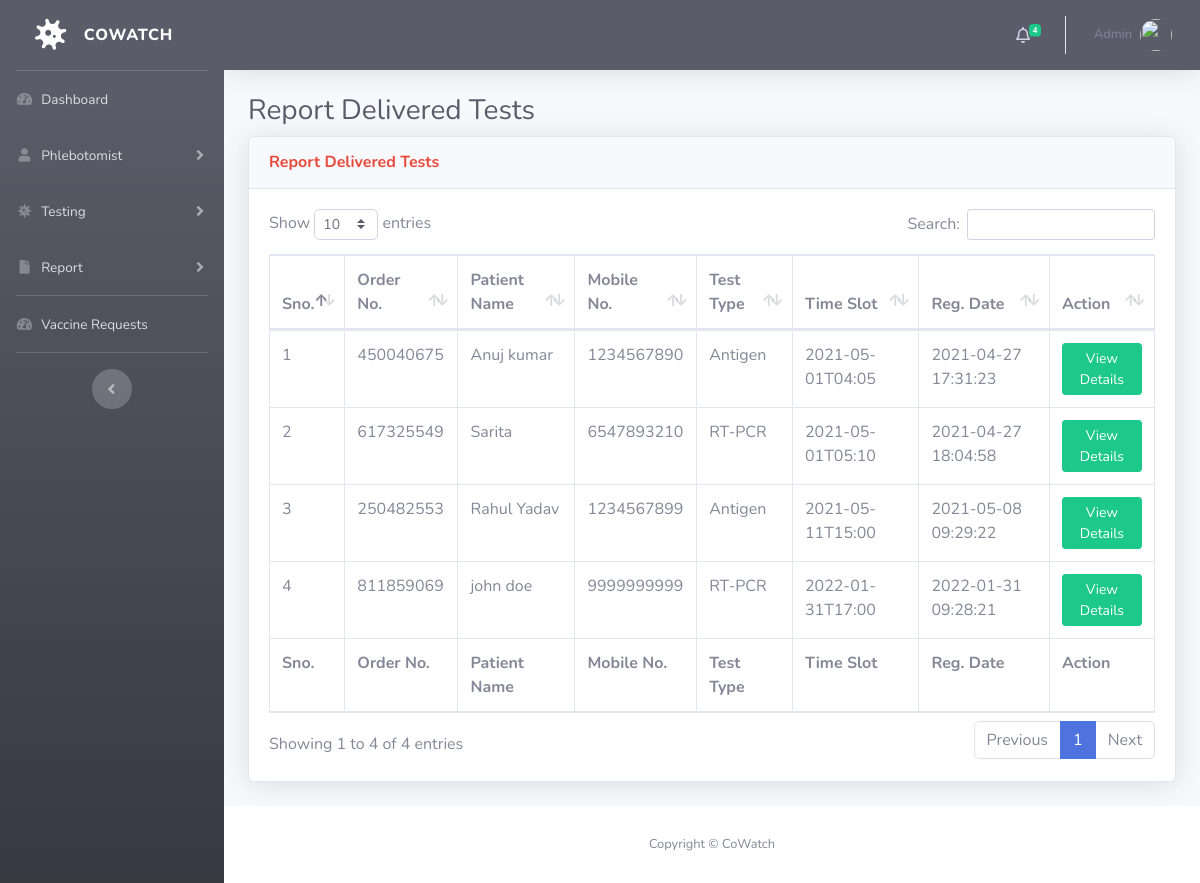
Screenshot of /reportdelivered-test.php (signed in) with the database file from the repository.
### tables this page shows
CREATE TABLE `tbltestrecord` (
  `id` int(11) NOT NULL,
  `OrderNumber` bigint(14) DEFAULT NULL,
  `PatientMobileNumber` bigint(14) DEFAULT NULL,
  `TestType` varchar(100) DEFAULT NULL,
  `TestTimeSlot` varchar(120) DEFAULT NULL,
  `ReportStatus` varchar(100) DEFAULT NULL,
  `FinalReport` varchar(150) DEFAULT NULL,
  `ReportUploadTime` varchar(200) DEFAULT NULL,
  `RegistrationDate` timestamp NULL DEFAULT current_timestamp(),
  `AssignedtoEmpId` varchar(150) DEFAULT NULL,
  `AssigntoName` varchar(180) DEFAULT NULL,
  `AssignedTime` varchar(100) DEFAULT NULL,
  `vac` tinyint(1) NOT NULL DEFAULT 0
);

CREATE TABLE `tblpatients` (
  `id` int(11) NOT NULL,
  `FullName` varchar(120) DEFAULT NULL,
  `MobileNumber` bigint(12) DEFAULT NULL,
  `DateOfBirth` date DEFAULT NULL,
  `GovtIssuedId` varchar(150) DEFAULT NULL,
  `GovtIssuedIdNo` varchar(150) DEFAULT NULL,
  `FullAddress` varchar(255) DEFAULT NULL,
  `State` varchar(200) DEFAULT NULL,
  `RegistrationDate` timestamp NOT NULL DEFAULT current_timestamp()
);

### reportdelivered-test.php (the view, shortened to what this page needs)
<?php session_start();
include_once('includes/config.php');
if (strlen($_SESSION['aid']==0)) {
  header('location:logout.php');
  } else{
?>
<!DOCTYPE html>
<html lang="en">
<head>
    <link href="vendor/fontawesome-free/css/all.min.css" rel="stylesheet" type="text/css">
    <link href="css/sb-admin-2.min.css" rel="stylesheet">
    <link href="vendor/datatables/dataTables.bootstrap4.min.css" rel="stylesheet">
</head>
<body id="page-top">
    <div id="wrapper">
  <?php include_once('includes/sidebar.php');?>
        <div id="content-wrapper" class="d-flex flex-column">
            <div id="content">
<?php include_once('includes/topbar.php');?>
                <div class="container-fluid">
                    <h1 class="h3 mb-2 text-gray-800">Report Delivered Tests</h1>
                    <div class="card shadow mb-4">
                        <div class="card-header py-3">
                            <h6 class="m-0 font-weight-bold text-danger">Report Delivered Tests</h6>
                        </div>
                        <div class="card-body">
                            <div class="table-responsive">
                                <form name="assignto" method="post">
                    <table class="table table-bordered" id="dataTable" width="100%" cellspacing="0">
                                    <thead>
                                        <tr>
                                            <th>Sno.</th>
                                            <th>Order No.</th>
                                            <th>Patient Name</th>
                                            <th>Mobile No.</th>
                                            <th>Test Type</th>
                                            <th>Time Slot</th>
                                            <th>Reg. Date</th>
                                            <th>Action</th>
                                        </tr>
                                    </thead>
                                      <tfoot>
                                            <tr>
                                            <th>Sno.</th>
                                            <th>Order No.</th>
                                            <th>Patient Name</th>
                                            <th>Mobile No.</th>
                                            <th>Test Type</th>
                                            <th>Time Slot</th>
                                            <th>Reg. Date</th>
                                            <th>Action</th>
                                        </tr>
                                    </tfoot>
                                    <tbody>
<?php $query=mysqli_query($con,"select tbltestrecord.OrderNumber,tblpatients.FullName,tblpatients.MobileNumber,tbltestrecord.TestType,tbltestrecord.TestTimeSlot,tbltestrecord.RegistrationDate,tbltestrecord.id as testid from tbltestrecord
join tblpatients on tblpatients.MobileNumber=tbltestrecord.PatientMobileNumber
where ReportStatus='Delivered'
    ");
$cnt=1;
while($row=mysqli_fetch_array($query)){
?>
                                        <tr>
                                            <td><?php echo $cnt;?></td>
                                            <td><?php echo $row['OrderNumber'];?></td>
                                            <td><?php echo $row['FullName'];?></td>
                                            <td><?php echo $row['MobileNumber'];?></td>
                                            <td><?php echo $row['TestType'];?></td>
                                            <td><?php echo $row['TestTimeSlot'];?></td>
                                             <td><?php echo $row['RegistrationDate'];?></td>
                                            <td>
                                <a href="test-details.php?tid=<?php echo $row['testid'];?>&&oid=<?php echo $row['OrderNumber'];?>" class="btn btn-success btn-sm">View Details</a>
                            </td>
                                        </tr>
<?php $cnt++;} ?>
                                    </tbody>
                                </table>
                                     </form>
                            </div>
                        </div>
                    </div>
                </div>
            </div>
    <?php include_once('includes/footer.php');?>
        </div>
    </div>
</body>
</html>
<?php } ?>

### includes/topbar.php (shortened to what this page needs)
      <nav class="navbar navbar-expand navbar-light bg-dark topbar mb-4 static-top shadow">
            <?php if($_SESSION['aid']):?>
                    <ul class="navbar-nav ml-auto bg-dark">
<?php $query=mysqli_query($con,"select * from tbltestrecord where ReportStatus is null");
$count=mysqli_num_rows($query);
?>
                        <li class="nav-item dropdown no-arrow mx-1">
                            <a class="nav-link dropdown-toggle" href="#" id="alertsDropdown" role="button"
                                data-toggle="dropdown" aria-haspopup="true" aria-expanded="false">
                                <i class="far fa-bell fa-fw"></i>
                                <span class="badge badge-success badge-counter"><?php echo $count;?></span>
                            </a>
                        </li>
                        <li class="nav-item dropdown no-arrow">
                            <a class="nav-link dropdown-toggle" href="#" id="userDropdown" role="button"
                                data-toggle="dropdown" aria-haspopup="true" aria-expanded="false">
                <?php
$adid=$_SESSION['aid'];
$ret1=mysqli_query($con,"select AdminName from tbladmin where ID='$adid'");
while($row1=mysqli_fetch_array($ret1)){
?>
                                <span class="mr-2 d-none d-lg-inline text-gray-600 small"><?php  echo $row1['AdminName'];?></span>
                           <?php } ?>
                                <img class="img-profile rounded-circle"
                                    src="img/profile.png">
                            </a>
                        </li>
                    </ul>
                <?php endif;?>
                </nav>

### rows the page displays
tbltestrecord: OrderNumber "450040675", tblpatients.FullName "Anuj kumar", tblpatients.MobileNumber "1234567890", TestType "Antigen", TestTimeSlot "2021-05-01T04:05", RegistrationDate "2021-04-27 17:31:23"
tbltestrecord: OrderNumber "617325549", tblpatients.FullName "Sarita", tblpatients.MobileNumber "6547893210", TestType "RT-PCR", TestTimeSlot "2021-05-01T05:10", RegistrationDate "2021-04-27 18:04:58"
tbltestrecord: OrderNumber "250482553", tblpatients.FullName "Rahul Yadav", tblpatients.MobileNumber "1234567899", TestType "Antigen", TestTimeSlot "2021-05-11T15:00", RegistrationDate "2021-05-08 09:29:22"
tbltestrecord: OrderNumber "811859069", tblpatients.FullName "john doe", tblpatients.MobileNumber "9999999999", TestType "RT-PCR", TestTimeSlot "2022-01-31T17:00", RegistrationDate "2022-01-31 09:28:21"

### other values shown
$count "4"
$row1['AdminName'] "Admin"
